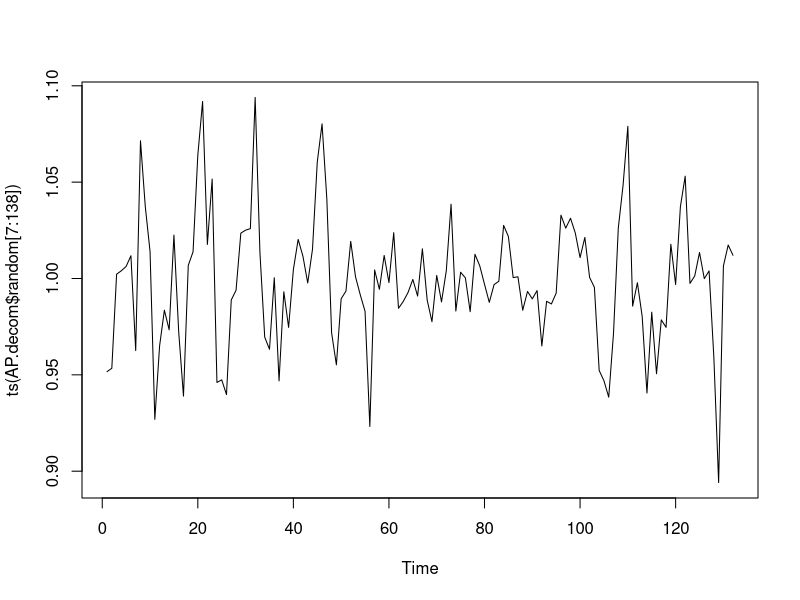
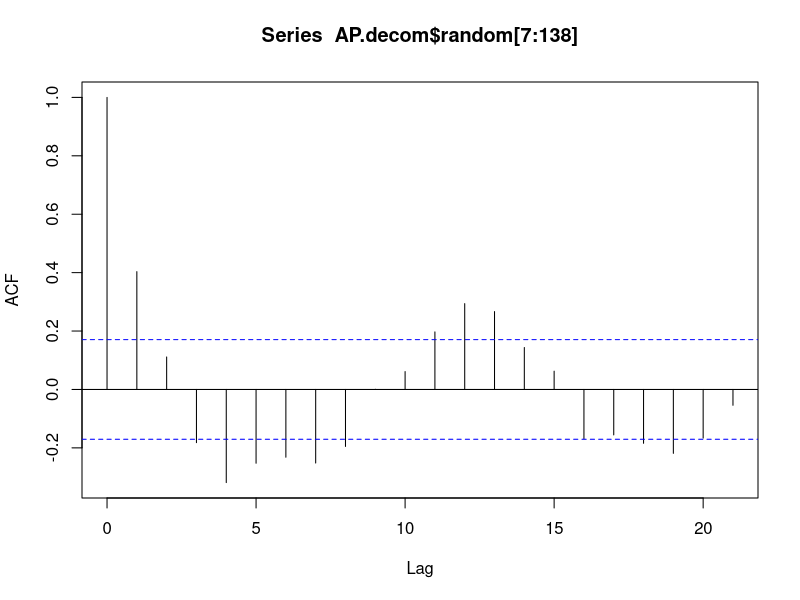

The R script that drew these images, in order:
AP <- AirPassengers
AP.decom <- decompose(AP, "multiplicative")
plot(ts(AP.decom$random[7:138]))
acf(AP.decom$random[7:138])
sd(AP[7:138])
sd(AP[7:138] - AP.decom$trend[7:138])
sd(AP.decom$random[7:138])